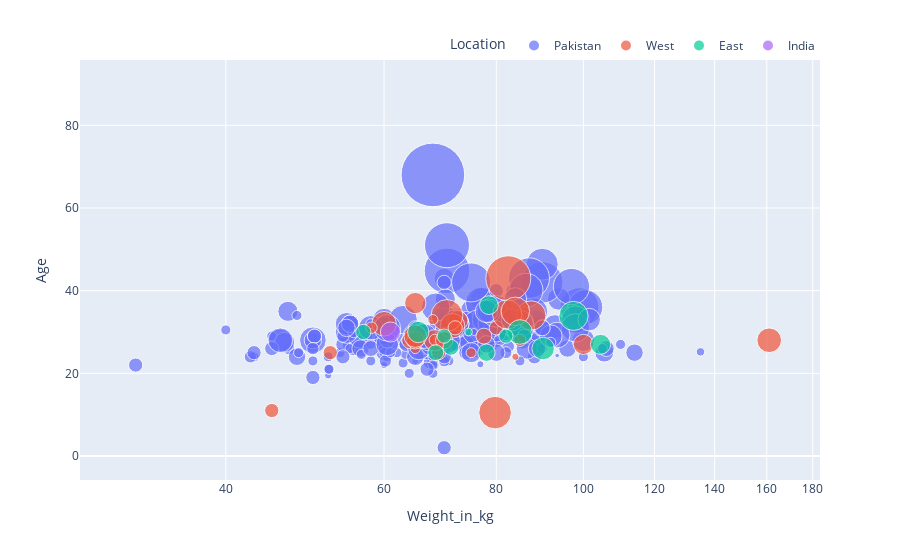

Notebook code cell kept with this figure:
### Markdown cell above
---

### Code cell
import plotly.express as px
import pandas as pd 
data= pd.read_csv("new_data.csv")
fig = px.scatter(data, x="Weight_in_kg", y="Age", color="Location",
    size="Working experience", size_max=45, log_x=True)

fig.update_layout(legend=dict(
    orientation="h",
    yanchor="bottom",
    y=1,
    xanchor="right",
    x=1
))

fig.show()

### Figure 1 — Plotly figure (JSON) as saved in the notebook; plotly's stock layout.template omitted (floating-point values rounded to 4 significant figures; data arrays with more than 128 entries replaced by an {"elided": "..."} marker saying what was removed)
{"data": [{"hovertemplate": "Location=Pakistan<br>Weight_in_kg=%{x}<br>Age=%{y}<br>Working experience=%{marker.size}<extra></extra>", "legendgroup": "Pakistan", "marker": {"color": "#636efa", "size": {"elided": "323 float values"}, "sizemode": "area", "sizeref": 0.01975, "symbol": "circle"}, "mode": "markers", "name": "Pakistan", "orientation": "v", "showlegend": true, "type": "scatter", "x": {"elided": "323 float values"}, "xaxis": "x", "y": {"elided": "323 float values"}, "yaxis": "y"}, {"hovertemplate": "Location=West<br>Weight_in_kg=%{x}<br>Age=%{y}<br>Working experience=%{marker.size}<extra></extra>", "legendgroup": "West", "marker": {"color": "#EF553B", "size": [4, 0.5, 3, 2, 2, 4.5, 4, 8.5, 6, 1.2, 2.5, 20, 0, 2, 8.5, 0, 6, 3, 10, 1, 2, 6, 1.3, 8, 1, 0, 0, 3, 2, 0, 4.5, 10.5, 5, 1, 0, 1.5], "sizemode": "area", "sizeref": 0.01975, "symbol": "circle"}, "mode": "markers", "name": "West", "orientation": "v", "showlegend": true, "type": "scatter", "x": [100, 84, 64.21, 69, 80, 68.3, 72.5, 87.5, 60, 68.3, 77.5, 82.5, 55.2, 52.27, 82.27, 57, 71.5, 70, 70.5, 68, 72, 161, 58.1, 84, 65, 30.5, 60, 65, 45, 55, 65, 79.75, 65, 75, 63, 85], "xaxis": "x", "y": [27, 24, 28, 25, 31, 28, 32.75, 34, 32, 28.11, 29, 43, 19, 25, 34.25, 27, 31.5, 28, 34, 33, 31, 28, 31.04, 35, 26, 14.2, 16, 28, 11, 24, 37, 10.5, 29, 25, 31, 28], "yaxis": "y"}, {"hovertemplate": "Location=East<br>Weight_in_kg=%{x}<br>Age=%{y}<br>Working experience=%{marker.size}<extra></extra>", "legendgroup": "East", "marker": {"color": "#00cc96", "size": [3, 2.5, 0.6, 4.5, 8.4, 6, 2.5, 4, 2.3, 5, 2, 3.5, 0, 2], "sizemode": "area", "sizeref": 0.01975, "symbol": "circle"}, "mode": "markers", "name": "East", "orientation": "v", "showlegend": true, "type": "scatter", "x": [78, 68.5, 74.5, 65.5, 97.5, 85, 71.2, 104.5, 56.9, 90.2, 70, 78.5, 64, 82], "xaxis": "x", "y": [25, 25, 30, 30, 33.9, 30, 26.3, 27, 30, 26, 29, 36.5, 20, 29], "yaxis": "y"}, {"hovertemplate": "Location=India<br>Weight_in_kg=%{x}<br>Age=%{y}<br>Working experience=%{marker.size}<extra></extra>", "legendgroup": "India", "marker": {"color": "#ab63fa", "size": [0, 4], "sizemode": "area", "sizeref": 0.01975, "symbol": "circle"}, "mode": "markers", "name": "India", "orientation": "v", "showlegend": true, "type": "scatter", "x": [55, 61], "xaxis": "x", "y": [24, 30], "yaxis": "y"}], "layout": {"legend": {"itemsizing": "constant", "orientation": "h", "title": {"text": "Location"}, "tracegroupgap": 0, "x": 1, "xanchor": "right", "y": 1, "yanchor": "bottom"}, "margin": {"t": 60}, "xaxis": {"anchor": "y", "domain": [0, 1], "title": {"text": "Weight_in_kg"}, "type": "log"}, "yaxis": {"anchor": "x", "domain": [0, 1], "title": {"text": "Age"}}}}
